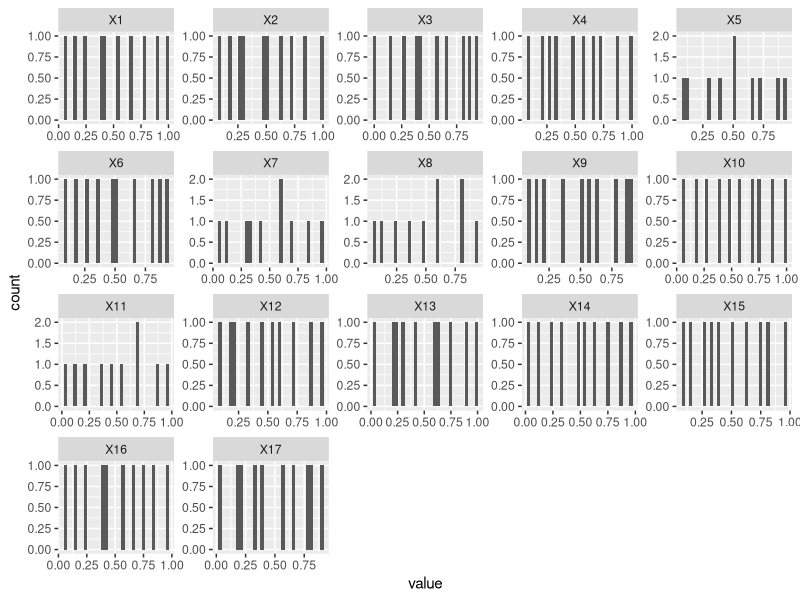
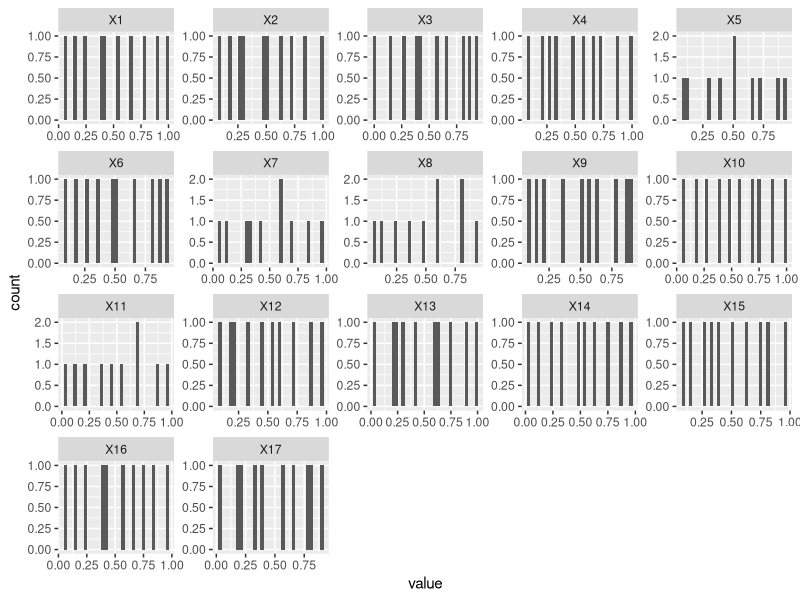

The R script that drew these images, in order:
#Lets load the lhs library
library(lhs)
library(ggplot2)
library(reshape)

#We will use the optimum lhs algorithm
#see http://rss.acs.unt.edu/Rdoc/library/lhs/html/optimumLHS.html

#Model design parameters
numberOfExperiments = 10	# How many experiments can we afford ?
numberOfParameters = 17

#Algorithm settings
maxSweeps=20	 		# The maximum number of times the algorithm may iterate ?
eps=.1				# The optimal stopping criterion

#we need to put the matrix in a data frame, so it gets headers etc, so we can work with it.
lhs=data.frame(optimumLHS(numberOfExperiments, numberOfParameters, maxSweeps, eps))

#make a histogram of each variable.
#We will do this to visualy inspect the uniformity of the data.

#We need to put the data in a two columns [ variable, value], or [X1, 0.223], so that we can plot it.
lhsMelt = melt(lhs)

#We will use 30 bins for each histogram
simpleHistogram = ggplot(data=lhsMelt, aes(x=value)) + geom_histogram(binwidth = 0.03) + facet_wrap(~ variable, scales="free") 
print(simpleHistogram)
ggsave(simpleHistogram, file="ExperimentDistributionHistogram.png") 



#Now we must scale the sample values so that we get paramter values out.
#LSH gives you numbers from [0 1]
#There are a few ways to do this.
#
# The seven parameters that need to be taken into account for experiment 1:
# 1. The belief tree aims (3 profiles) - 1 of 3
# 2. The affiliation weight 1 - from 0.7 to 0.8
# 3. The affiliation weight 2 - from 0.8 to 0.9
# 4. The affiliation weight 3 - from 0.9 to 1.0
# 5. The affiliation distribution 1 - from 25 to 50
# 6. The affiliation distribution 2 - from 25 to 50
# 7. The elecorate influence on policymakers - from 0.001 to 0.010
# 8. The resource potency parameter - from 1 to 10
# 9. The resource weight action - from 0.05 to 0.20
# 10. The trust decay coefficient - from 0.01-0.10
# 11. The conflict level coefficient 1 - from 0.7 to 0.8
# 12. The conflict level coefficient 2 - from 0.8 to 0.9
# 13. The conflict level coefficient 3 - from 0.9 to 1.0
# 14. The team gap in belief - from 0.6 to 1.0
# 15. The team gap in closeness of problem - fom 0.2 to 0.7
# 16. The team gap in closeness of policy - from 0.2 to 0.7
# 17. The ACF threshold - from 0.15 to 0.55

# 1. The belief tree aims
#partitions1=3
# we count backwards to avoid overwriting the values we already set to 1.
#for (i in partitions1:0) {
#  lhs$X1[which(lhs$X1 > (i-1)/partitions1 & lhs$X1 <= i/partitions1)] = i
#}
lhs$X1 = 1

# 2. The affiliation weight 1
lhs$X2 = 0.7

# 3. The affiliation weight 2
lhs$X3 = 0.8

# 4. The affiliation weight 3
lhs$X4 = 0.9

# 5. The affiliation distribution 1
lhs$X5 = 33
#lhs$X5 = 1+lhs$X5*49

# 6. The affiliation distribution 2
lhs$X6 = 0

# 7. The elecorate influence on policymakers
#lhs$X7 = 0.001+lhs$X7*0.009
lhs$X7 = 0.001

# 8. The resource potency parameter
#lhs$X8 = 1+lhs$X8*9
lhs$X8 = 1

# 9. The resource weight action
#lhs$X9 = 0.05+lhs$X9*0.15
lhs$X9 = 0.1

# 10. The trust decay coefficient - from 0.01-0.10
#lhs$X10 = 0.01+lhs$X10*0.09
lhs$X10 = 0.05

# 11. The conflict level coefficient 1 - from 0.7 to 0.8
#lhs$X11 = 0.7+lhs$X11*0.1
lhs$X11 = 0.7

# 12. The conflict level coefficient 2 - from 0.8 to 0.9
lhs$X12 = 0.8+lhs$X12*0.1
#lhs$X12 = 0.8
#
# 13. The conflict level coefficient 3 - from 0.9 to 1.0
#lhs$X13 = 0.9+lhs$X13*0.1
lhs$X13 = 0.9

# 14. The team gap in belief - from 0.6 to 1.0
#lhs$X14 = 0.6+lhs$X14*0.4
lhs$X14 = 0.8

# 15. The team gap in closeness of problem - fom 0.2 to 0.7
#lhs$X15 = 0.2+lhs$X15*0.5
lhs$X15 = 0.5

# 16. The team gap in closeness of policy - from 0.2 to 0.7
#lhs$X16 = 0.2+lhs$X16*0.5
lhs$X16 = 0.5

# 17. The ACF threshold - from 0.15 to 0.55
#lhs$X17 = 0.15+lhs$X17*0.4
lhs$X17 = 0.35

#1. our parameter value goes from [0  X]
#2. we have a base value and add a arange to it [x+0 x+y]
#3. a parameter is a boolean
#4. a parameter is a switch 1,2,3

#X1 whould be sweeped from [0 250]
#lhs$X1=lhs$X1*250

#X2 is swept from [300 350]
#lhs$X2=300+lhs$X2*50

#X3 is a boolean. If the sample value is below 0.5 is is TRUE, otherwise it is FALSE
#We ave to set the >= 0.5 first, otehrwise everything gets set to false.
#lhs$X3[which(lhs$X3 >= 0.5)] = "false"
#lhs$X3[which(lhs$X3 < 0.5)] = "true"

#x4 is a switch variable, having n possible values, 1,2,3...n We partition the [0 1] space into n parts, and test whether the value fall in, and assign a value to it.
#partitions=5

# we count backwards to avoid overwriting the values we already set to 1.
#for (i in partitions:1) {
#lhs$X4[which(lhs$X4 > (i-1)/partitions & lhs$X4 <= i/partitions)] = i
#}



#Now, lets save the data to a space separated file, no row or column names. 
#Note that we ARE NOT using CSV, as NetLogos file-read function expects space separated values
#You have to be careful when you read the experiment into NetLogo, to get the same order of parameters right.
write.table(lhs,file="Experiments_LHS_7.data",sep=",",row.names = FALSE,col.names = FALSE,quote = FALSE)

#This data file can be read into NetLogo and parameter values set up. See LhsExperiment.nlogo for a exampel how to do this.
